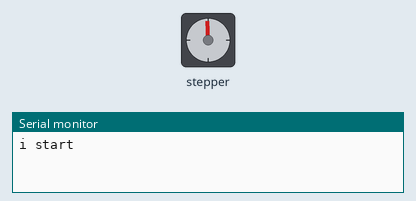
Simulated run of this program. Board: Arduino Uno, built with avr-gcc and run on an emulated ATmega328P. On the bench: stepper motor, the last lines printed to the serial monitor. Stepper angles assume 200 steps per turn.

Above: at 0.1 s.
At 20.0 s:
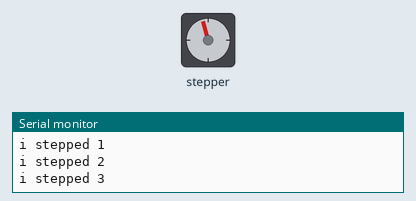
At 30.0 s:
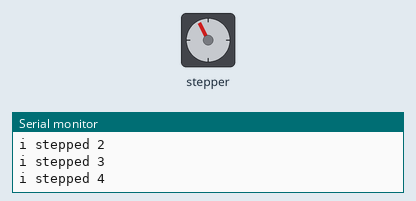
Timing chart, 0 to 37.1 s (numbered marks = the images above):
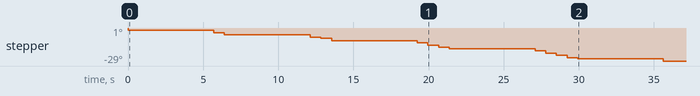

The program:

main.cpp
```cpp
#include <Arduino.h>
#include <IrSensor.h>
#include <Filters.h>
#include <math.h>
#include <Stepper.h>
#include <Ultrasonic.h>

//Define states of movement for State Machine
  enum State{
    Start,
    Extrude,
    Retract,
    Stop,
  };
  State state = Extrude;
  float d;

  const int stepsPerRevolution = 200;
  //Create instance of Stepper Library
  //Pins used: 8,9,10,11
  Stepper myStepper(stepsPerRevolution, 8, 9, 10, 11);

  IrSensor irSensor;
  Filters filter;
  Ultrasonic ultra;

  float avg;
  float runAvg;
  int count = 5;
  int j = 0;
  int k = 0;
  int ana;
  float V;


void cycleOnce(){
  // d = irSensor.CalcDistance();
  // Serial.println(d);
  switch(state){
    case Start:


      // d = irSensor.CalcDistance();
      // Serial.println(d);
      // // Serial.print("  ");
      //  delay(5);
      // avg = filter.avg(d, count);
      // runAvg = filter.movingAvg(d, count);
      // Serial.println(roundToHun(runAvg));
    break;

    case Extrude:
      myStepper.step(stepsPerRevolution);
      j++;
      Serial.println ("extrude");
      // if (irSensor.CalcDistance() <=23) {
      if (j>5){
        // state=Stop;
        Serial.println ("stopped");
        state=Retract; //When distance excedes X, move to next state
        j=0;
      }
    break;

    case Retract:
      myStepper.step(-stepsPerRevolution);
      k++;
      Serial.println ("retract");
      // if (irSensor.CalcDistance() >28){
      if (k>5){
        state=Stop;
        k=0;
      }
    break;

    case Stop:
      Serial.println ("stop");
      myStepper.step(0);
      delay(10000);
    break;
  }
}


void setup() {
  // put your setup code here, to run once:
  Serial.begin(9600);
  //Set rpm for Stepper Motor
  myStepper.setSpeed(35);
  ultra.init();
}

void loop() {
  // put your main code here, to run repeatedly:
  // Serial.println("hello");
  // d = irSensor.CalcDistance();
  // Serial.println(d);
  // cycleOnce();
  // ultra.calcDistance();
  Serial.println ("i start");
  for (int i=1; i<=5; i++){
    for(int k=1; k<=i; k++){
      myStepper.step(-1);
        delay(700);
    }

    Serial.print ("i stepped ");
    Serial.println (i);
    delay(5000);
  }

}
```

Filters.cpp
```cpp
#include "Filters.h"

Filters::Filters(){

}

float Filters::avg(float newVal, int measurementsToAvg){

    if (k <= measurementsToAvg) {
        avgDistance += newVal;
        // Serial.println(avgDistance);
        k++;
        avg1 = -1;
    }

    if (k == measurementsToAvg){
        // Serial.println(k);
        avg1 = avgDistance / (float)measurementsToAvg;
        k = 0;
        avgDistance = 0.0;
        Serial.println(avg1);
    }
    return avg1;
}

float Filters::movingAvg(float newVal, int runAvgCount){
    // highest count that will work is 6
    float runAvgBuffer[runAvgCount];

    if (k==0){
        runAvg = 0;
        // Serial.println("HERE");

    }

    if(k < runAvgCount) {
        runAvgBuffer[k]= newVal;
    }

    if (!firstTime) {
        runAvgSum = 0;
        for (int l=0; l<runAvgCount; l++){
            runAvgSum += runAvgBuffer[l];
        }

        Serial.print("k ");
        Serial.println(k);
        runAvg = runAvgSum/ (float) runAvgCount;
        Serial.print("run avg ");
        Serial.println(runAvg);


    }
    k++;
    if(k == runAvgCount) {
        firstTime = false;
        k=0;
    }

    return runAvg;
}

float Filters::exponential(float newval){

    return 1.1;
}
```

Filters.h
```cpp
#include "math.h"
#include <Arduino.h>

class Filters{
    public:
        Filters(void);
        float avg(float newVal, int measurementsToAvg);
        float movingAvg(float newVal, int runAvgCount);
        float exponential(float newVal);

        float avgDistance;
    private:
        int k = 0;
        float avg1;
        // running avg variables
        float runAvg;
        long runAvgSum;
        // int nextRunAvg;
        bool firstTime = true;


};
```

IrSensor.cpp
```cpp
#include "IrSensor.h"
#include "math.h"
#include <Arduino.h>

IrSensor::IrSensor(){

}

void IrSensor::Init(){

}

float IrSensor::CalcDistance(){
    float distance;
    float ADC_result_raw = 0.0;
    float ADC_result = 0.0;
    ADC_result_raw = analogRead(A0);
    ADC_result = (ADC_result_raw / 1023.0) * 5.0;
    distance = pow((10.743 / ADC_result), (1.0 / 0.695));
    return distance;
}
```

IrSensor.h
```cpp
class IrSensor {       // The class
  public:             // Access specifier
    int myNum;        // Attribute (int variable)
    char myString;  // Attribute (string variable)

    IrSensor(void);
    void Init(void);
    float CalcDistance(void);
};
```

Microphone.cpp
```cpp
#include <Microphone.h>

    Microphone::Microphone(void){

    }

    void Microphone::Init(void){
        pinMode(volPin, INPUT);
    }

    float Microphone::CalcVolume(void){
        return 0;
    }
```

Microphone.h
```cpp
#include <Arduino.h>

class Microphone {       // The class
  public:             // Access specifier
    int myNum;        // Attribute (int variable)
    int volPin = 10; // Attribute (string variable)

    Microphone(void);
    void Init(void);
    float CalcVolume(void);
};
```

Ultrasonic.cpp
```cpp
#include <Ultrasonic.h>

Ultrasonic::Ultrasonic(){

}

void Ultrasonic::init(){
    pinMode(trigPin, OUTPUT); // Sets the trigPin as an Output
    pinMode(echoPin, INPUT); // Sets the echoPin as an Input
}

float Ultrasonic::calcDistance(){

    // speed of sound = 343 m/s
    // or 0.343 m/us
    // d = (time to recieve ping back * speed of sound) / 2

    // Clears the trigPin
    digitalWrite(trigPin, LOW);
    delayMicroseconds(2);
    // Sets the trigPin on HIGH state for 10 micro seconds
    digitalWrite(trigPin, HIGH);
    delayMicroseconds(10);
    digitalWrite(trigPin, LOW);
    // Reads the echoPin, returns the sound wave travel time in microseconds
    duration = pulseIn(echoPin, HIGH);
    // Calculating the distance
    distance = duration * 0.0343 / 2.0;
    // Prints the distance on the Serial Monitor
    Serial.print("Distance: ");
    Serial.println(distance);


    return distance;
}
```

Ultrasonic.h
```cpp
#include <Arduino.h>

class Ultrasonic{
    public:
        Ultrasonic(void);
        float calcDistance(void);
        void init(void);

        float avgDistance;
    private:
        int trigPin = 9;
        int echoPin = 10;
        long duration;
        float distance;


};
```
